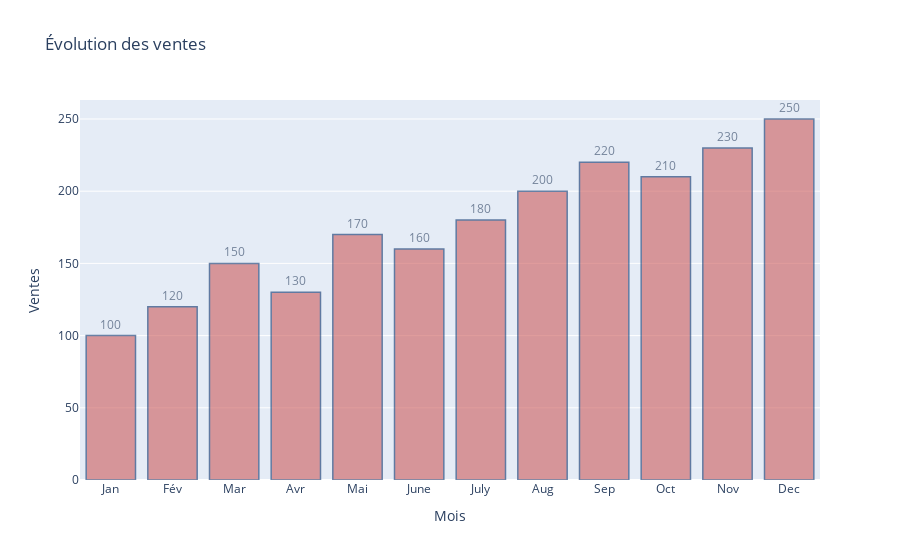

The notebook cell this image was saved under:
### Code cell
fig = px.bar (
    data, 
    x="Mois", 
    y="Ventes", 
    title="Évolution des ventes",
)

fig.update_traces(
    marker_color='indianred', 
    marker_line_color='rgb(8,48,107)',
    marker_line_width=1.5, 
    opacity=0.6,
    hovertemplate='Mois: %{x}<br>Ventes: %{y}<extra></extra>',
    texttemplate='%{y}',
    textposition='outside'
      
      )

fig.show()

### Figure 1 — Plotly figure (JSON) as saved in the notebook; plotly's stock layout.template omitted (floating-point values rounded to 4 significant figures)
{"data": [{"hovertemplate": "Mois: %{x}<br>Ventes: %{y}<extra></extra>", "legendgroup": "", "marker": {"color": "indianred", "line": {"color": "rgb(8,48,107)", "width": 1.5}, "pattern": {"shape": ""}}, "name": "", "opacity": 0.6, "orientation": "v", "showlegend": false, "textposition": "outside", "texttemplate": "%{y}", "type": "bar", "x": ["Jan", "Fév", "Mar", "Avr", "Mai", "June", "July", "Aug", "Sep", "Oct", "Nov", "Dec"], "xaxis": "x", "y": [100, 120, 150, 130, 170, 160, 180, 200, 220, 210, 230, 250], "yaxis": "y"}], "layout": {"barmode": "relative", "legend": {"tracegroupgap": 0}, "title": {"text": "Évolution des ventes"}, "xaxis": {"anchor": "y", "domain": [0, 1], "title": {"text": "Mois"}}, "yaxis": {"anchor": "x", "domain": [0, 1], "title": {"text": "Ventes"}}}}
